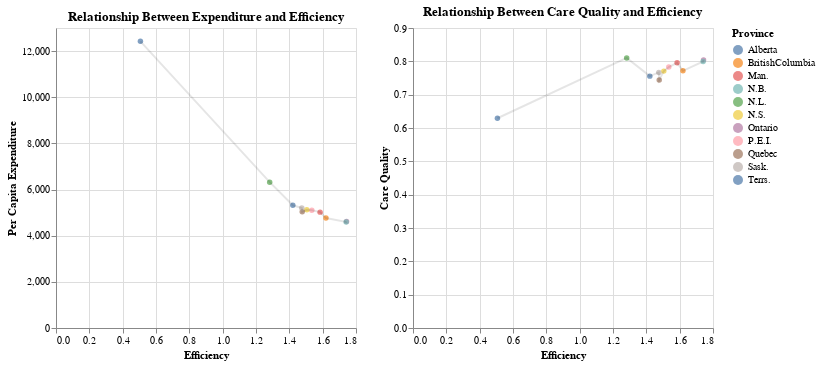

The notebook cell saved with this chart:
### Markdown cell above
This graph enables us to see the distribution of the survey metrics from province to province, allowing us to understand the factors underlying the care quality and efficiency metrics

### Code cell
points = alt.Chart(analysis_df, title = 'Relationship Between Expenditure and Efficiency').mark_circle().encode(
    alt.X('efficiency:Q', title = 'Efficiency'),
    alt.Y('per_cap_spend:Q', title = 'Per Capita Expenditure'),
    alt.Color('province:N', title = 'Province')
)

line = alt.Chart(analysis_df).mark_line(color='black',opacity=0.1).encode(
    alt.X('efficiency:Q'),
    alt.Y('per_cap_spend:Q')
)

quality_points = alt.Chart(analysis_df, title = 'Relationship Between Care Quality and Efficiency').mark_circle().encode(
    alt.X('efficiency:Q', title = 'Efficiency'),
    alt.Y('care_quality:Q', title = 'Care Quality'),
    alt.Color('province:N', title = 'Province')
)

quality_line = alt.Chart(analysis_df).mark_line(color='black',opacity=0.1).encode(
    alt.X('efficiency:Q'),
    alt.Y('care_quality:Q')
)

(points + line) | (quality_points + quality_line)

### Figure 1 — Vega-Lite specification as saved in the notebook (floating-point values rounded to 4 significant figures)
{"config": {"view": {"continuousWidth": 300, "continuousHeight": 300}}, "hconcat": [{"layer": [{"mark": {"type": "circle"}, "encoding": {"color": {"field": "province", "title": "Province", "type": "nominal"}, "x": {"field": "efficiency", "title": "Efficiency", "type": "quantitative"}, "y": {"field": "per_cap_spend", "title": "Per Capita Expenditure", "type": "quantitative"}}, "title": "Relationship Between Expenditure and Efficiency"}, {"mark": {"type": "line", "color": "black", "opacity": 0.1}, "encoding": {"x": {"field": "efficiency", "type": "quantitative"}, "y": {"field": "per_cap_spend", "type": "quantitative"}}}]}, {"layer": [{"mark": {"type": "circle"}, "encoding": {"color": {"field": "province", "title": "Province", "type": "nominal"}, "x": {"field": "efficiency", "title": "Efficiency", "type": "quantitative"}, "y": {"field": "care_quality", "title": "Care Quality", "type": "quantitative"}}, "title": "Relationship Between Care Quality and Efficiency"}, {"mark": {"type": "line", "color": "black", "opacity": 0.1}, "encoding": {"x": {"field": "efficiency", "type": "quantitative"}, "y": {"field": "care_quality", "type": "quantitative"}}}]}], "data": {"name": "data-33be404f948848f19c358cc6635d2d09"}, "$schema": "https://vega.github.io/schema/vega-lite/v5.20.1.json", "datasets": {"data-33be404f948848f19c358cc6635d2d09": [{"province": "Ontario", "per_cap_spend": 4611.0, "coordination": 0.5875, "waiting_time": 0.6393, "care_access": 0.927, "provider_access": 0.913, "unmet_needs": 0.952, "care_quality": 0.8038, "efficiency": 1.743}, {"province": "N.B.", "per_cap_spend": 4594.0, "coordination": 0.671, "waiting_time": 0.5115, "care_access": 0.926, "provider_access": 0.928, "unmet_needs": 0.962, "care_quality": 0.7997, "efficiency": 1.741}, {"province": "BritishColumbia", "per_cap_spend": 4763.0, "coordination": 0.542, "waiting_time": 0.6262, "care_access": 0.895, "provider_access": 0.849, "unmet_needs": 0.945, "care_quality": 0.7714, "efficiency": 1.62}, {"province": "Man.", "per_cap_spend": 5021.0, "coordination": 0.6005, "waiting_time": 0.6267, "care_access": 0.897, "provider_access": 0.888, "unmet_needs": 0.966, "care_quality": 0.7956, "efficiency": 1.585}, {"province": "P.E.I.", "per_cap_spend": 5101.0, "coordination": 0.6823, "waiting_time": 0.6107, "care_access": 0.929, "provider_access": 0.91, "unmet_needs": null, "care_quality": 0.783, "efficiency": 1.535}, {"province": "N.S.", "per_cap_spend": 5121.0, "coordination": 0.625, "waiting_time": 0.4982, "care_access": 0.908, "provider_access": 0.887, "unmet_needs": 0.935, "care_quality": 0.7706, "efficiency": 1.505}, {"province": "Quebec", "per_cap_spend": 5037.0, "coordination": 0.5573, "waiting_time": 0.5318, "care_access": 0.849, "provider_access": 0.83, "unmet_needs": 0.953, "care_quality": 0.7442, "efficiency": 1.477}, {"province": "Sask.", "per_cap_spend": 5199.0, "coordination": 0.6145, "waiting_time": 0.6705, "care_access": 0.907, "provider_access": 0.875, "unmet_needs": null, "care_quality": 0.7668, "efficiency": 1.475}, {"province": "Alberta", "per_cap_spend": 5318.0, "coordination": 0.5795, "waiting_time": 0.666, "care_access": 0.904, "provider_access": 0.873, "unmet_needs": null, "care_quality": 0.7556, "efficiency": 1.421}, {"province": "N.L.", "per_cap_spend": 6320.0, "coordination": 0.6767, "waiting_time": 0.5657, "care_access": 0.949, "provider_access": 0.895, "unmet_needs": 0.965, "care_quality": 0.8103, "efficiency": 1.282}, {"province": "Terrs.", "per_cap_spend": 12420.0, "coordination": 0.4953, "waiting_time": 0.5445, "care_access": 0.9, "provider_access": 0.577, "unmet_needs": null, "care_quality": 0.6292, "efficiency": 0.5065}]}}
